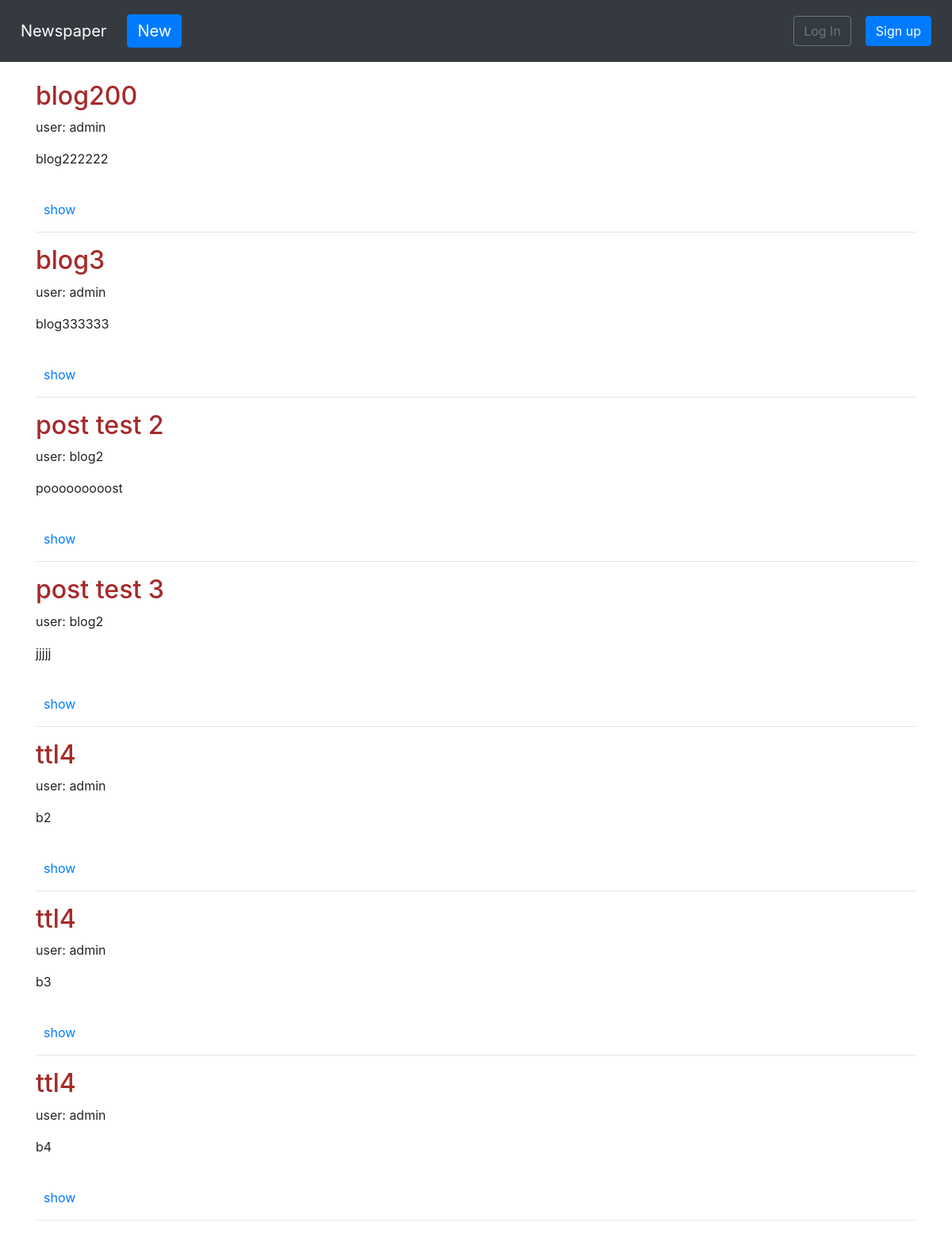
The page / on the database its author committed.
### blog/models.py (models this page shows, shortened)
class Post(models.Model):
    title = models.CharField(max_length=200)
    author = models.ForeignKey('accounts.CustomeUser', on_delete=models.CASCADE)
    body = models.TextField()
    hits = models.ManyToManyField(IPAddress, blank=True,related_name='hits', verbose_name='بازدیدها')

### accounts/models.py (models this page shows)
class CustomeUser(AbstractUser):
    age = models.PositiveBigIntegerField(null=True, blank=True)
    about = models.TextField(default='', blank=True)

### blog/views.py (the view)
# urls.py: path('', BlogListView.as_view(), name='home'),
class BlogListView(ListView):
    model = Post
    template_name = 'blog/home.html'

### templates/blog/home.html
{% extends 'blog/base.html' %}
{% block main %}
{% for p in object_list %}
    <div>
        <h2>{{p.title}}</h2>
        <p>user: {{p.author}}</p>
        <p>{{p.body}}</p>
        <br>
        <a href="{% url 'blog:detail-post' p.pk %}">show</a>
    </div>
    <hr>
{%endfor%}
{% endblock main %}

### templates/blog/base.html (shortened to what this page needs)
{% load static %}
<!DOCTYPE html>
<html lang="en">
<head>
    <link rel="stylesheet"
        href="https://cdnjs.cloudflare.com/ajax/libs/twitter-bootstrap/4.6.1/css/bootstrap.min.css" />
    <link rel="stylesheet" href="{% static '/css/style.css' %}">
</head>
<body>
    <nav class="navbar navbar-expand-lg navbar-dark bg-dark">
        <a class="navbar-brand" href="{% url 'blog:home' %}">Newspaper</a>
        <a class="navbar-brand btn btn-primary" href="{% url 'blog:new-post' %}">New</a>
        <div class="collapse navbar-collapse" id="navbarSupportedContent">
            {% if user.is_authenticated %}
            <ul class="navbar-nav ml-auto">
                <li class="nav-item">
                    <a class="nav-link dropdown-toggle" href="#" id="navbarDropdown" role="button"
                        data-toggle="dropdown" aria-haspopup="true" aria-expanded="false">
                        {{ user.username }}
                    </a>
                    <div class="dropdown-menu dropdown-menu-lg-right" aria-labelledby="navbarDropdown">
                        <a class="dropdown-item" href="{% url 'password_change'%}">Change password</a>
                        <div class="dropdown-divider"></div>
                        <a class="dropdown-item" href="{% url 'logout' %}">
                            Log Out</a>
                    </div>
                </li>
            </ul>
            {% else %}
            <form class="form-inline ml-auto">
                <a href="{% url 'login' %}" class="btn btn-outline-secondary">
                    Log In</a>
                <a href="{% url 'account:signup' %}" class="btn btn-primary ml-2">
                    Sign up</a>
            </form>
            {% endif %}
        </div>
    </nav>
    <main>
        <div class="container py-4">
            {% block main %}
            {% endblock main %}
        </div>
    </main>
</body>
</html>

### static/css/style.css (style rules this page uses)
h2 { color: brown; }
a { margin: 10px; }

### rows shown on the page
Post: title "blog200", author "admin", body "blog222222"
Post: title "blog3", author "admin", body "blog333333"
Post: title "post test 2", author "blog2", body "pooooooooost"
Post: title "post test 3", author "blog2", body "jjjjj"
Post: title "ttl4", author "admin", body "b2"
Post: title "ttl4", author "admin", body "b3"
Post: title "ttl4", author "admin", body "b4"
